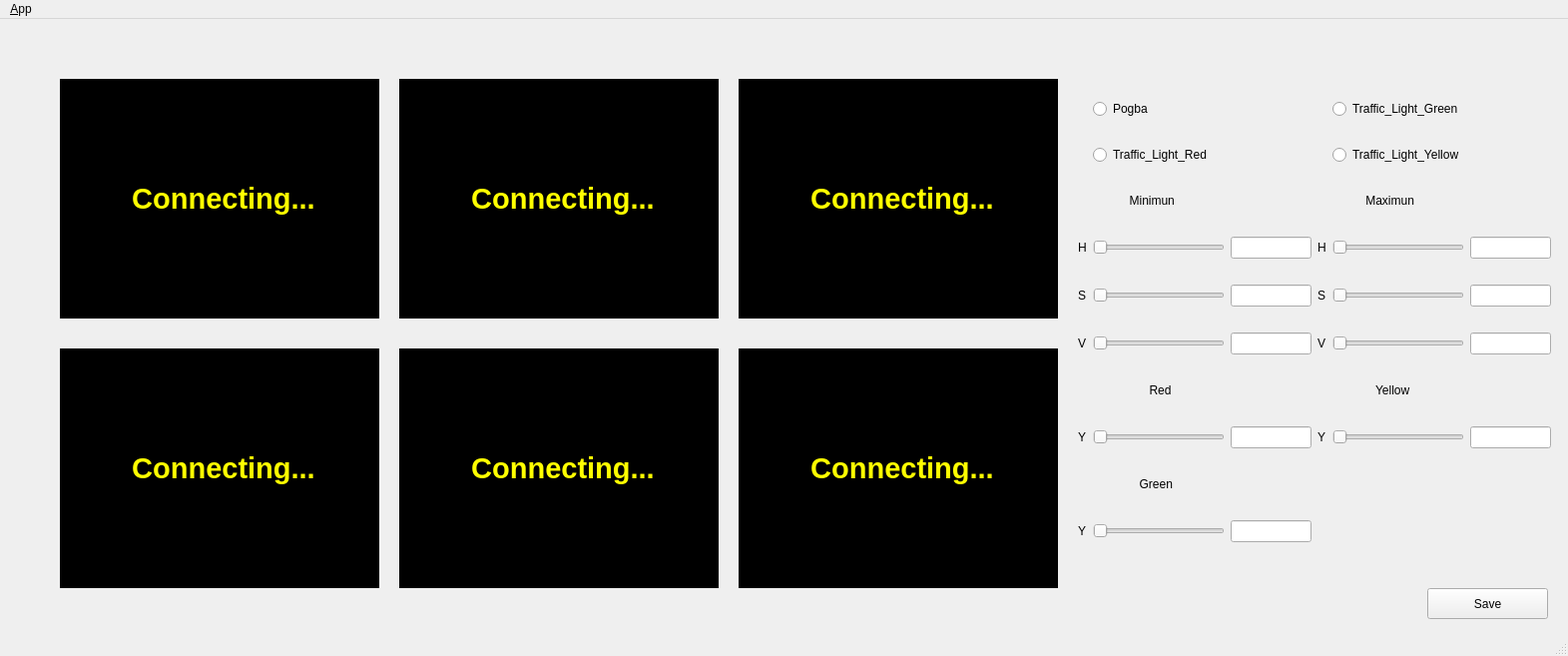
<?xml version="1.0" encoding="UTF-8"?>
<ui version="4.0">
 <class>MainWindowDesign</class>
 <widget class="QMainWindow" name="MainWindowDesign">
  <property name="geometry">
   <rect>
    <x>0</x>
    <y>0</y>
    <width>1571</width>
    <height>657</height>
   </rect>
  </property>
  <property name="windowTitle">
   <string>QRosApp</string>
  </property>
  <property name="windowIcon">
   <iconset resource="../resources/images.qrc">
    <normaloff>:/images/icon.png</normaloff>:/images/icon.png</iconset>
  </property>
  <property name="locale">
   <locale language="English" country="Australia"/>
  </property>
  <widget class="QWidget" name="centralwidget">
   <widget class="QLabel" name="label_img_raw">
    <property name="geometry">
     <rect>
      <x>60</x>
      <y>60</y>
      <width>320</width>
      <height>240</height>
     </rect>
    </property>
    <property name="font">
     <font>
      <pointsize>22</pointsize>
      <weight>75</weight>
      <bold>true</bold>
     </font>
    </property>
    <property name="styleSheet">
     <string notr="true">background-color: rgb(0, 0, 0);</string>
    </property>
    <property name="frameShape">
     <enum>QFrame::Box</enum>
    </property>
    <property name="frameShadow">
     <enum>QFrame::Raised</enum>
    </property>
    <property name="lineWidth">
     <number>8</number>
    </property>
    <property name="text">
     <string>&lt;html&gt;&lt;head/&gt;&lt;body&gt;&lt;p align=&quot;center&quot;&gt;&lt;span style=&quot; color:#ffff00;&quot;&gt;Connecting...&lt;/span&gt;&lt;/p&gt;&lt;/body&gt;&lt;/html&gt;</string>
    </property>
   </widget>
   <widget class="QLabel" name="label_img_line_roi">
    <property name="geometry">
     <rect>
      <x>400</x>
      <y>60</y>
      <width>320</width>
      <height>240</height>
     </rect>
    </property>
    <property name="font">
     <font>
      <pointsize>22</pointsize>
      <weight>75</weight>
      <bold>true</bold>
     </font>
    </property>
    <property name="styleSheet">
     <string notr="true">background-color: rgb(0, 0, 0);</string>
    </property>
    <property name="frameShape">
     <enum>QFrame::Box</enum>
    </property>
    <property name="frameShadow">
     <enum>QFrame::Raised</enum>
    </property>
    <property name="lineWidth">
     <number>8</number>
    </property>
    <property name="text">
     <string>&lt;html&gt;&lt;head/&gt;&lt;body&gt;&lt;p align=&quot;center&quot;&gt;&lt;span style=&quot; color:#ffff00;&quot;&gt;Connecting...&lt;/span&gt;&lt;/p&gt;&lt;/body&gt;&lt;/html&gt;</string>
    </property>
   </widget>
   <widget class="QWidget" name="gridLayoutWidget">
    <property name="geometry">
     <rect>
      <x>1080</x>
      <y>60</y>
      <width>474</width>
      <height>491</height>
     </rect>
    </property>
    <layout class="QGridLayout" name="gridLayout">
     <item row="0" column="4">
      <widget class="QRadioButton" name="radioButton_traffic_light_green">
       <property name="text">
        <string>Traffic_Light_Green</string>
       </property>
      </widget>
     </item>
     <item row="0" column="1">
      <widget class="QRadioButton" name="radioButton_pogba">
       <property name="text">
        <string>Pogba</string>
       </property>
      </widget>
     </item>
     <item row="9" column="1">
      <widget class="QSlider" name="horizontalSlider_green_Y">
       <property name="maximum">
        <number>239</number>
       </property>
       <property name="orientation">
        <enum>Qt::Horizontal</enum>
       </property>
      </widget>
     </item>
     <item row="5" column="5">
      <widget class="QLineEdit" name="lineEdit_val_max"/>
     </item>
     <item row="2" column="1">
      <widget class="QLabel" name="label_9">
       <property name="maximumSize">
        <size>
         <width>16777215</width>
         <height>20</height>
        </size>
       </property>
       <property name="text">
        <string>           Minimun</string>
       </property>
      </widget>
     </item>
     <item row="5" column="0">
      <widget class="QLabel" name="label_3">
       <property name="text">
        <string>V</string>
       </property>
      </widget>
     </item>
     <item row="4" column="1">
      <widget class="QSlider" name="horizontalSlider_sat_min">
       <property name="maximum">
        <number>255</number>
       </property>
       <property name="orientation">
        <enum>Qt::Horizontal</enum>
       </property>
      </widget>
     </item>
     <item row="6" column="4">
      <widget class="QLabel" name="label_10">
       <property name="maximumSize">
        <size>
         <width>16777215</width>
         <height>20</height>
        </size>
       </property>
       <property name="text">
        <string>             Yellow            </string>
       </property>
      </widget>
     </item>
     <item row="4" column="0">
      <widget class="QLabel" name="label_2">
       <property name="text">
        <string>S</string>
       </property>
      </widget>
     </item>
     <item row="2" column="4">
      <widget class="QLabel" name="label_8">
       <property name="maximumSize">
        <size>
         <width>16777215</width>
         <height>20</height>
        </size>
       </property>
       <property name="text">
        <string>          Maximun</string>
       </property>
      </widget>
     </item>
     <item row="6" column="1">
      <widget class="QLabel" name="label_7">
       <property name="maximumSize">
        <size>
         <width>16777215</width>
         <height>20</height>
        </size>
       </property>
       <property name="text">
        <string>                 Red                </string>
       </property>
      </widget>
     </item>
     <item row="3" column="1">
      <widget class="QSlider" name="horizontalSlider_hue_min">
       <property name="maximum">
        <number>255</number>
       </property>
       <property name="orientation">
        <enum>Qt::Horizontal</enum>
       </property>
      </widget>
     </item>
     <item row="3" column="4">
      <widget class="QSlider" name="horizontalSlider_hue_max">
       <property name="maximum">
        <number>255</number>
       </property>
       <property name="orientation">
        <enum>Qt::Horizontal</enum>
       </property>
      </widget>
     </item>
     <item row="3" column="5">
      <widget class="QLineEdit" name="lineEdit_hue_max"/>
     </item>
     <item row="7" column="3">
      <widget class="QLabel" name="label_12">
       <property name="text">
        <string>Y</string>
       </property>
      </widget>
     </item>
     <item row="7" column="4">
      <widget class="QSlider" name="horizontalSlider_yellow_Y">
       <property name="maximum">
        <number>239</number>
       </property>
       <property name="orientation">
        <enum>Qt::Horizontal</enum>
       </property>
      </widget>
     </item>
     <item row="3" column="3">
      <widget class="QLabel" name="label_4">
       <property name="text">
        <string>H</string>
       </property>
      </widget>
     </item>
     <item row="7" column="5">
      <widget class="QLineEdit" name="lineEdit_yellow_Y"/>
     </item>
     <item row="4" column="3">
      <widget class="QLabel" name="label_5">
       <property name="text">
        <string>S</string>
       </property>
      </widget>
     </item>
     <item row="7" column="0">
      <widget class="QLabel" name="label_13">
       <property name="text">
        <string>Y</string>
       </property>
      </widget>
     </item>
     <item row="7" column="1">
      <widget class="QSlider" name="horizontalSlider_red_Y">
       <property name="maximum">
        <number>239</number>
       </property>
       <property name="orientation">
        <enum>Qt::Horizontal</enum>
       </property>
      </widget>
     </item>
     <item row="5" column="1">
      <widget class="QSlider" name="horizontalSlider_val_min">
       <property name="maximum">
        <number>255</number>
       </property>
       <property name="orientation">
        <enum>Qt::Horizontal</enum>
       </property>
      </widget>
     </item>
     <item row="7" column="2">
      <widget class="QLineEdit" name="lineEdit_red_Y"/>
     </item>
     <item row="5" column="3">
      <widget class="QLabel" name="label_6">
       <property name="text">
        <string>V</string>
       </property>
      </widget>
     </item>
     <item row="4" column="4">
      <widget class="QSlider" name="horizontalSlider_sat_max">
       <property name="maximum">
        <number>255</number>
       </property>
       <property name="orientation">
        <enum>Qt::Horizontal</enum>
       </property>
      </widget>
     </item>
     <item row="5" column="2">
      <widget class="QLineEdit" name="lineEdit_val_min"/>
     </item>
     <item row="3" column="0">
      <widget class="QLabel" name="label">
       <property name="text">
        <string>H</string>
       </property>
      </widget>
     </item>
     <item row="3" column="2">
      <widget class="QLineEdit" name="lineEdit_hue_min"/>
     </item>
     <item row="5" column="4">
      <widget class="QSlider" name="horizontalSlider_val_max">
       <property name="maximum">
        <number>255</number>
       </property>
       <property name="orientation">
        <enum>Qt::Horizontal</enum>
       </property>
      </widget>
     </item>
     <item row="4" column="5">
      <widget class="QLineEdit" name="lineEdit_sat_max"/>
     </item>
     <item row="4" column="2">
      <widget class="QLineEdit" name="lineEdit_sat_min"/>
     </item>
     <item row="1" column="4">
      <widget class="QRadioButton" name="radioButton_traffic_light_yellow">
       <property name="text">
        <string>Traffic_Light_Yellow</string>
       </property>
      </widget>
     </item>
     <item row="1" column="1">
      <widget class="QRadioButton" name="radioButton_traffic_light_red">
       <property name="text">
        <string>Traffic_Light_Red</string>
       </property>
      </widget>
     </item>
     <item row="8" column="1">
      <widget class="QLabel" name="label_11">
       <property name="maximumSize">
        <size>
         <width>16777215</width>
         <height>20</height>
        </size>
       </property>
       <property name="text">
        <string>              Green</string>
       </property>
      </widget>
     </item>
     <item row="9" column="2">
      <widget class="QLineEdit" name="lineEdit_green_Y"/>
     </item>
     <item row="9" column="0">
      <widget class="QLabel" name="label_14">
       <property name="text">
        <string>Y</string>
       </property>
      </widget>
     </item>
    </layout>
   </widget>
   <widget class="QPushButton" name="pushButton_parameter_save">
    <property name="geometry">
     <rect>
      <x>1430</x>
      <y>570</y>
      <width>121</width>
      <height>31</height>
     </rect>
    </property>
    <property name="text">
     <string>Save</string>
    </property>
   </widget>
   <widget class="QLabel" name="label_img_parking_line">
    <property name="geometry">
     <rect>
      <x>740</x>
      <y>60</y>
      <width>320</width>
      <height>240</height>
     </rect>
    </property>
    <property name="font">
     <font>
      <pointsize>22</pointsize>
      <weight>75</weight>
      <bold>true</bold>
     </font>
    </property>
    <property name="styleSheet">
     <string notr="true">background-color: rgb(0, 0, 0);</string>
    </property>
    <property name="frameShape">
     <enum>QFrame::Box</enum>
    </property>
    <property name="frameShadow">
     <enum>QFrame::Raised</enum>
    </property>
    <property name="lineWidth">
     <number>8</number>
    </property>
    <property name="text">
     <string>&lt;html&gt;&lt;head/&gt;&lt;body&gt;&lt;p align=&quot;center&quot;&gt;&lt;span style=&quot; color:#ffff00;&quot;&gt;Connecting...&lt;/span&gt;&lt;/p&gt;&lt;/body&gt;&lt;/html&gt;</string>
    </property>
   </widget>
   <widget class="QLabel" name="label_img_traffic_light_red">
    <property name="geometry">
     <rect>
      <x>60</x>
      <y>330</y>
      <width>320</width>
      <height>240</height>
     </rect>
    </property>
    <property name="font">
     <font>
      <pointsize>22</pointsize>
      <weight>75</weight>
      <bold>true</bold>
     </font>
    </property>
    <property name="styleSheet">
     <string notr="true">background-color: rgb(0, 0, 0);</string>
    </property>
    <property name="frameShape">
     <enum>QFrame::Box</enum>
    </property>
    <property name="frameShadow">
     <enum>QFrame::Raised</enum>
    </property>
    <property name="lineWidth">
     <number>8</number>
    </property>
    <property name="text">
     <string>&lt;html&gt;&lt;head/&gt;&lt;body&gt;&lt;p align=&quot;center&quot;&gt;&lt;span style=&quot; color:#ffff00;&quot;&gt;Connecting...&lt;/span&gt;&lt;/p&gt;&lt;/body&gt;&lt;/html&gt;</string>
    </property>
   </widget>
   <widget class="QLabel" name="label_img_traffic_light_yellow">
    <property name="geometry">
     <rect>
      <x>400</x>
      <y>330</y>
      <width>320</width>
      <height>240</height>
     </rect>
    </property>
    <property name="font">
     <font>
      <pointsize>22</pointsize>
      <weight>75</weight>
      <bold>true</bold>
     </font>
    </property>
    <property name="styleSheet">
     <string notr="true">background-color: rgb(0, 0, 0);</string>
    </property>
    <property name="frameShape">
     <enum>QFrame::Box</enum>
    </property>
    <property name="frameShadow">
     <enum>QFrame::Raised</enum>
    </property>
    <property name="lineWidth">
     <number>8</number>
    </property>
    <property name="text">
     <string>&lt;html&gt;&lt;head/&gt;&lt;body&gt;&lt;p align=&quot;center&quot;&gt;&lt;span style=&quot; color:#ffff00;&quot;&gt;Connecting...&lt;/span&gt;&lt;/p&gt;&lt;/body&gt;&lt;/html&gt;</string>
    </property>
   </widget>
   <widget class="QLabel" name="label_img_traffic_light_green">
    <property name="geometry">
     <rect>
      <x>740</x>
      <y>330</y>
      <width>320</width>
      <height>240</height>
     </rect>
    </property>
    <property name="font">
     <font>
      <pointsize>22</pointsize>
      <weight>75</weight>
      <bold>true</bold>
     </font>
    </property>
    <property name="styleSheet">
     <string notr="true">background-color: rgb(0, 0, 0);</string>
    </property>
    <property name="frameShape">
     <enum>QFrame::Box</enum>
    </property>
    <property name="frameShadow">
     <enum>QFrame::Raised</enum>
    </property>
    <property name="lineWidth">
     <number>8</number>
    </property>
    <property name="text">
     <string>&lt;html&gt;&lt;head/&gt;&lt;body&gt;&lt;p align=&quot;center&quot;&gt;&lt;span style=&quot; color:#ffff00;&quot;&gt;Connecting...&lt;/span&gt;&lt;/p&gt;&lt;/body&gt;&lt;/html&gt;</string>
    </property>
   </widget>
  </widget>
  <widget class="QMenuBar" name="menubar">
   <property name="geometry">
    <rect>
     <x>0</x>
     <y>0</y>
     <width>1571</width>
     <height>22</height>
    </rect>
   </property>
   <widget class="QMenu" name="menu_File">
    <property name="title">
     <string>&amp;App</string>
    </property>
    <addaction name="action_Preferences"/>
    <addaction name="separator"/>
    <addaction name="actionAbout"/>
    <addaction name="actionAbout_Qt"/>
    <addaction name="separator"/>
    <addaction name="action_Quit"/>
   </widget>
   <addaction name="menu_File"/>
  </widget>
  <widget class="QStatusBar" name="statusbar"/>
  <action name="action_Quit">
   <property name="text">
    <string>&amp;Quit</string>
   </property>
   <property name="shortcut">
    <string>Ctrl+Q</string>
   </property>
   <property name="shortcutContext">
    <enum>Qt::ApplicationShortcut</enum>
   </property>
  </action>
  <action name="action_Preferences">
   <property name="text">
    <string>&amp;Preferences</string>
   </property>
  </action>
  <action name="actionAbout">
   <property name="text">
    <string>&amp;About</string>
   </property>
  </action>
  <action name="actionAbout_Qt">
   <property name="text">
    <string>About &amp;Qt</string>
   </property>
  </action>
 </widget>
 <resources>
  <include location="../resources/images.qrc"/>
 </resources>
 <connections>
  <connection>
   <sender>action_Quit</sender>
   <signal>triggered()</signal>
   <receiver>MainWindowDesign</receiver>
   <slot>close()</slot>
   <hints>
    <hint type="sourcelabel">
     <x>-1</x>
     <y>-1</y>
    </hint>
    <hint type="destinationlabel">
     <x>399</x>
     <y>299</y>
    </hint>
   </hints>
  </connection>
 </connections>
</ui>
